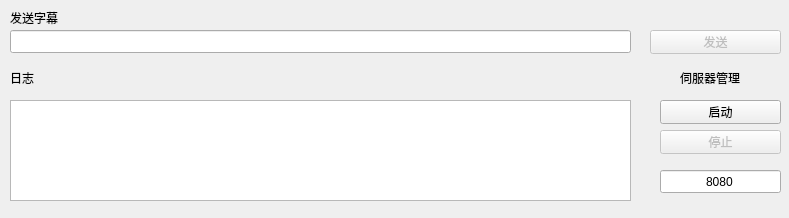
<?xml version="1.0" encoding="UTF-8"?>
<ui version="4.0">
 <class>Widget</class>
 <widget class="QWidget" name="Widget">
  <property name="enabled">
   <bool>true</bool>
  </property>
  <property name="geometry">
   <rect>
    <x>0</x>
    <y>0</y>
    <width>789</width>
    <height>218</height>
   </rect>
  </property>
  <property name="minimumSize">
   <size>
    <width>789</width>
    <height>218</height>
   </size>
  </property>
  <property name="maximumSize">
   <size>
    <width>789</width>
    <height>218</height>
   </size>
  </property>
  <property name="focusPolicy">
   <enum>Qt::ClickFocus</enum>
  </property>
  <property name="windowTitle">
   <string extracomment="INOGSLS">INOGSLS</string>
  </property>
  <property name="statusTip">
   <string>INOGSLS</string>
  </property>
  <widget class="QListWidget" name="logoutput">
   <property name="geometry">
    <rect>
     <x>10</x>
     <y>100</y>
     <width>621</width>
     <height>101</height>
    </rect>
   </property>
   <property name="maximumSize">
    <size>
     <width>2000</width>
     <height>16777215</height>
    </size>
   </property>
  </widget>
  <widget class="QPushButton" name="sandButton">
   <property name="enabled">
    <bool>false</bool>
   </property>
   <property name="geometry">
    <rect>
     <x>650</x>
     <y>30</y>
     <width>131</width>
     <height>24</height>
    </rect>
   </property>
   <property name="maximumSize">
    <size>
     <width>200</width>
     <height>16777215</height>
    </size>
   </property>
   <property name="text">
    <string>发送</string>
   </property>
  </widget>
  <widget class="QLineEdit" name="lineEdit">
   <property name="geometry">
    <rect>
     <x>10</x>
     <y>30</y>
     <width>621</width>
     <height>23</height>
    </rect>
   </property>
   <property name="alignment">
    <set>Qt::AlignLeading|Qt::AlignLeft|Qt::AlignVCenter</set>
   </property>
  </widget>
  <widget class="QPushButton" name="seriverSartButturn">
   <property name="geometry">
    <rect>
     <x>660</x>
     <y>100</y>
     <width>121</width>
     <height>24</height>
    </rect>
   </property>
   <property name="text">
    <string>启动</string>
   </property>
  </widget>
  <widget class="QPushButton" name="seriverStopButturn">
   <property name="enabled">
    <bool>false</bool>
   </property>
   <property name="geometry">
    <rect>
     <x>660</x>
     <y>130</y>
     <width>121</width>
     <height>24</height>
    </rect>
   </property>
   <property name="text">
    <string>停止</string>
   </property>
  </widget>
  <widget class="QLabel" name="label">
   <property name="geometry">
    <rect>
     <x>680</x>
     <y>70</y>
     <width>91</width>
     <height>16</height>
    </rect>
   </property>
   <property name="text">
    <string>伺服器管理</string>
   </property>
  </widget>
  <widget class="QLabel" name="label_2">
   <property name="geometry">
    <rect>
     <x>10</x>
     <y>70</y>
     <width>72</width>
     <height>15</height>
    </rect>
   </property>
   <property name="text">
    <string>日志</string>
   </property>
  </widget>
  <widget class="QLabel" name="label_3">
   <property name="geometry">
    <rect>
     <x>10</x>
     <y>10</y>
     <width>72</width>
     <height>15</height>
    </rect>
   </property>
   <property name="text">
    <string>发送字幕</string>
   </property>
  </widget>
  <widget class="QLineEdit" name="lineEdit_2">
   <property name="geometry">
    <rect>
     <x>660</x>
     <y>170</y>
     <width>121</width>
     <height>23</height>
    </rect>
   </property>
   <property name="text">
    <string>8080</string>
   </property>
   <property name="alignment">
    <set>Qt::AlignCenter</set>
   </property>
   <property name="placeholderText">
    <string extracomment="port">端口</string>
   </property>
  </widget>
 </widget>
 <resources/>
 <connections/>
</ui>
